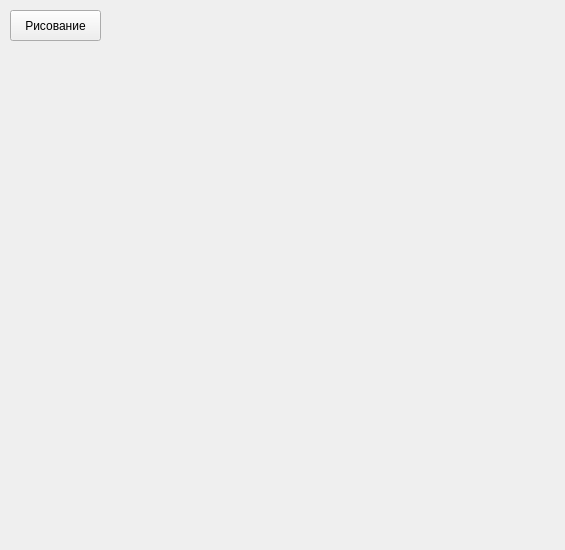
<?xml version="1.0" encoding="UTF-8"?>
<ui version="4.0">
 <class>Form</class>
 <widget class="QWidget" name="Form">
  <property name="geometry">
   <rect>
    <x>0</x>
    <y>0</y>
    <width>565</width>
    <height>550</height>
   </rect>
  </property>
  <property name="windowTitle">
   <string>Form</string>
  </property>
  <widget class="QPushButton" name="pushButton">
   <property name="geometry">
    <rect>
     <x>10</x>
     <y>10</y>
     <width>91</width>
     <height>31</height>
    </rect>
   </property>
   <property name="text">
    <string>Рисование</string>
   </property>
  </widget>
 </widget>
 <resources/>
 <connections/>
</ui>
